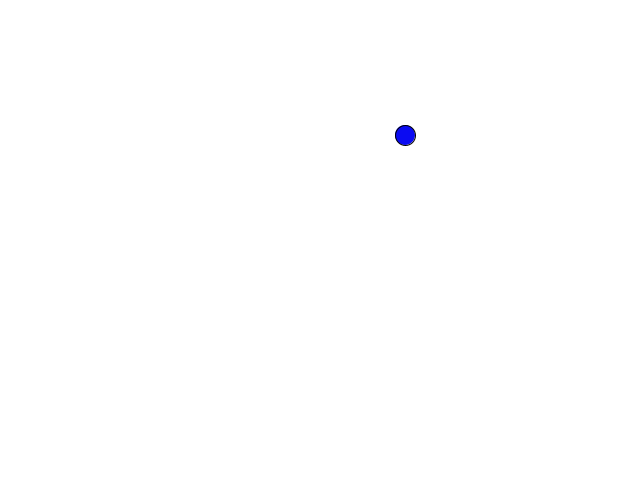
Frame 1 (no input)
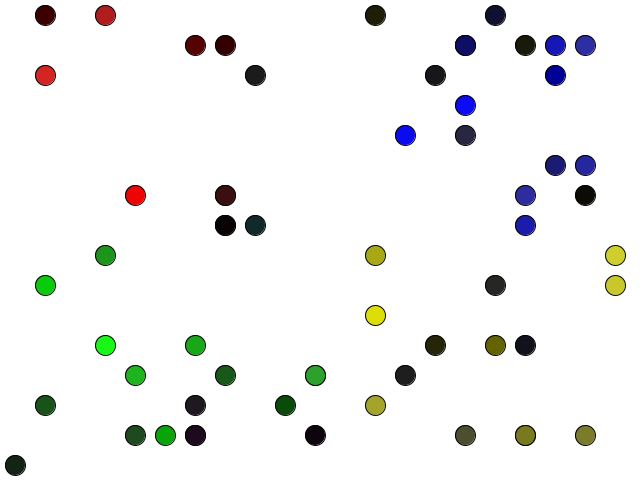
Frame 60 (the mouse pressed at the canvas centre just before this capture)
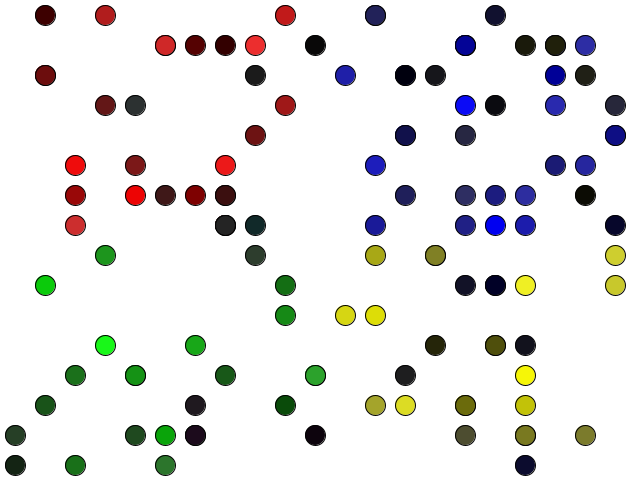
Frame 120 (the mouse held since frame 60 and released just before this capture)

The Processing sketch that drew these frames (run headless with seeded random() and noise(); from frame 60 on, the mouse is pressed at the canvas centre):

// Processing sketch: processing_108985
// ── processing_108985.pde

// Week 3 assignment

// Static Variables
int multiple;
int gridCenter;
int diameter;
int secondHand;
void setup()
{
   size(640,480);
   background(255); 
  
}
void draw()
{
  
  int rangeH;        // width of screen
  int rangeV;        // height of screen
  int posX;          // x coordinate 
  int posY;          // y coordinate
  
  int red = 255;
  int green = 255;
  int blue = 255;
  int alpha = 100;
  
  // MAIN CONTROLS   *** ellipse size, how many gridspaces, placement EVERYTHING!!!
  diameter = 20;
  multiple = 30;
  gridCenter = multiple/2;
  
  
  // take screen width and height and divide by however many grid spaces you want
  rangeH = width/multiple;
  rangeV = height/multiple;
  //gridSpace = PVector(10,10);
  //determine random number within x and y coordinates
  posX = int(random(rangeH));  
  posY = int(random(rangeV));
  // multiply by multiple to get our desired coordinates
  posX = posX * multiple;         
  posY = posY * multiple;
  color c = get (posX+gridCenter,posY+gridCenter);
  // find random values for RBGA parameters
//  red = int(random(255));
//  green = int(random(255));
//  blue = int(random(255));
//  alpha = int(random(40,100));
  
  // CHECK QUADRANTS
  
  if(posX > width/2 && posY < height/2){              //Quadrant 1
    //make this section different shades of blue
    blue = int(random(255));
    int x = int(random(50));
    green = x;
    red = x;
  }else if(posX <= width/2 && posY < height/2){        //Quadrant 2
    //make this section different shades of red
    red = int(random(255));
    int x = int(random(50));
    green = x;
    blue = x;
  }else if(posX > width/2 && posY >= height/2){        //Quadrant 4
    //make this section different shades of yellow
    red = int(random(255));
    int x = int(random(50));
    green = red;
    blue = x;
  }else if(posX <= width/2 && posY >= height/2){            //Quadrant 3
    //make this section different shades of green
    green = int(random(255));
    int x = int(random(50));
    red = x;
    blue = x;    
  }
  
  ellipseMode(CENTER);
    fill(red,green,blue);
    ellipse(posX+gridCenter,posY+gridCenter,diameter,diameter);
    
  // draw circles where no circles have been drawn before
//  if(c == color(255)){
//    ellipseMode(CENTER);
//    fill(red,green,blue);
//    ellipse(posX+gridCenter,posY+gridCenter,diameter,diameter);
//  }
}  
  
  
void keyPressed(){
  background(255); 
}
  
  // a state is an int that represents some logical thing that u put ontop of the number
  // you're assigning a meaning to integer value that isn't implicit
  
